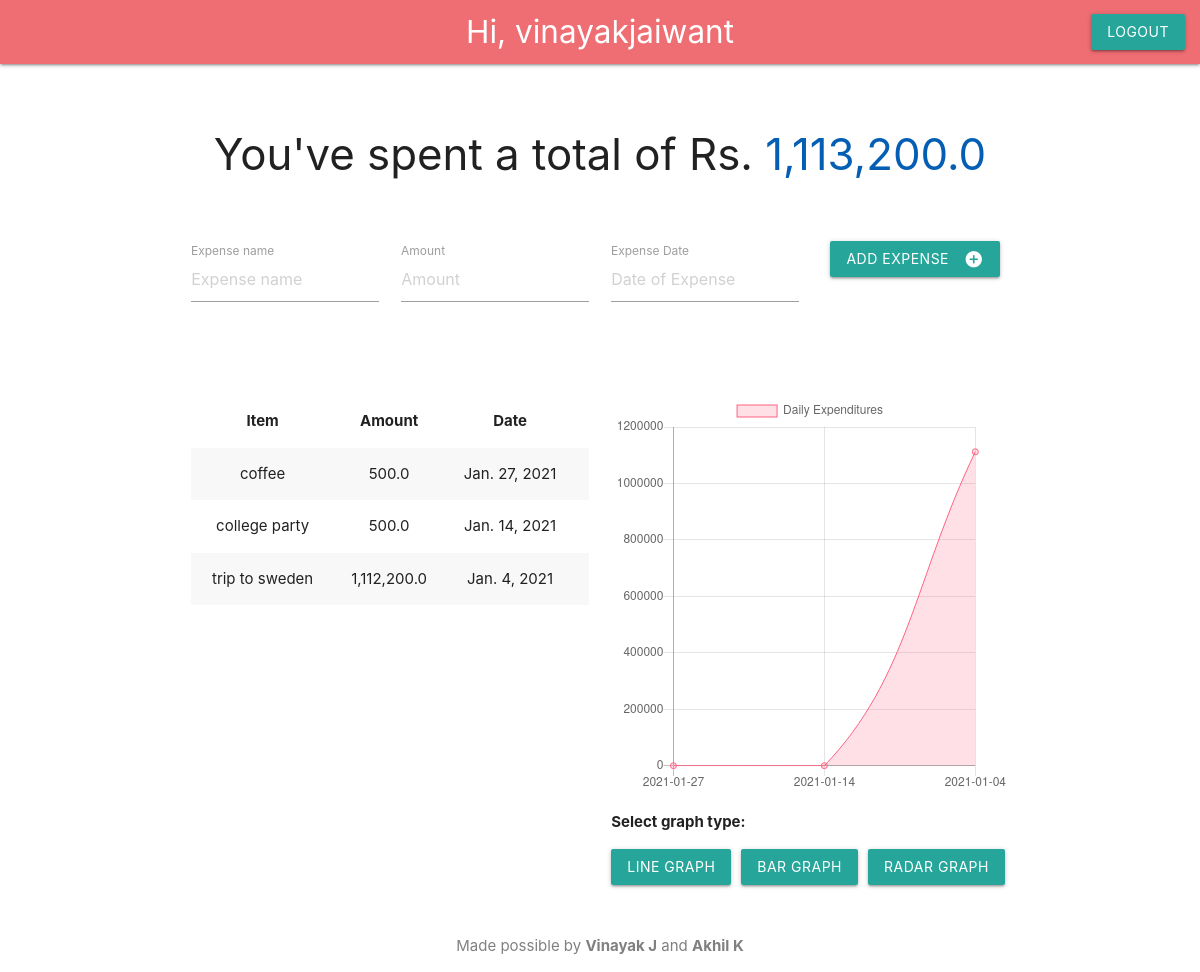
/app (signed in), run on the app's committed database.
### main/models.py (models this page shows)
class ExpenseInfo(models.Model):
	expense_name = models.TextField(default='Test')
	expenses = models.IntegerField(default=0)
	cost = models.FloatField(default=0)
	date_added = models.DateField(default="1960-01-01")
	user_expense = models.ForeignKey(User, on_delete=models.CASCADE)

### main/views.py (the view)
# urls.py: path('app',views.index,name='index'),
def index(request):
	get_expenses_graph(request)
	expense_items = ExpenseInfo.objects.filter(
		user_expense=request.user
	).order_by('-date_added') or {}
	try:
		expense_total = ExpenseInfo.objects.filter(
			user_expense=request.user
		).aggregate(budget=Sum('cost'))
		if not expense_total['budget']:
			expense_total['budget'] = "00"
	except Exception:
		expense_total['budget'] = "0.00"
	context = {
		'expense_items': expense_items,
		'expenses': expense_total['budget']
	}
	return render(request,'main/index.html',context=context)

### main/views.py (called while the page is built)
def get_expenses_graph(request):
	response = {
		"days": [],
		"expenditures": []
	}
	all_user_expenes = ExpenseInfo.objects.filter(
		user_expense=request.user
	).order_by("-date_added")
	if not all_user_expenes:
		return JsonResponse(response)
	for expense in all_user_expenes:
		day = expense.date_added
		cost = expense.cost
		response['days'].append(day)
		response['expenditures'].append(cost)
	return JsonResponse(response)

### main/templates/main/index.html (shortened to what this page needs)
{% load static %}
{% load humanize %}
<!DOCTYPE html>
<html>
    <head>
        <link rel="stylesheet" href="https://cdnjs.cloudflare.com/ajax/libs/materialize/1.0.0/css/materialize.min.css">
    </head>
    <body>
        <nav>
            <div class="nav-wrapper">
                <a href='{% url "index" %}' class='brand-logo center'>Hi, {{ user }}</a>
                <ul class="right">
                    <li><a href='{% url "logout" %}' class='btn'>Logout</a></li>
                </ul>
            </div>
        </nav>
        <br>
        <div class="section">
            <div class="row">
                <form class="col s12" action='{% url "add item" %}' method='post'>
                    <div class="row">
                        <div class="container center">
                            <h3 class='center'>You've spent a total of Rs. <span style="color:rgb(4, 95, 180);">{{expenses|intcomma}}</span></h3>
                            <br>
                            <br>
                            <div class="input-field col s3">
                                <input placeholder="Expense name" name="expense_name" id='expense_name' type='text' class='validate'>
                                <label for='expense_name'>Expense name</label>
                            </div>
                            <div class="input-field col s3">
                                <input placeholder='Amount' name='cost' id='cost' type='text' class='validate'>
                                <label for='cost'>Amount</label>
                            </div>
                            <div class="input-field col s3">
                                <input placeholder='Date of Expense' name="expense_date" id="expense_date" type="text" class='datepicker'>
                                <label for="expense_date">Expense Date</label>
                            </div>
                            <button class="btn waves-effect waves-light" type="submit" name="action">Add Expense
                                <i class="material-icons right">add_circle</i>
                            </button>
                        </div>
                    </div>
                </form>
            </div>
        </div>
        <div class="section">
            <div class="row">
                <div class="container">
                    <div class="col s6">
                        <table class="striped centered responsive-table">
                            <thead>
                                <tr>
                                    <th>Item</th>
                                    <th>Amount</th>
                                    <th>Date</th>
                                    <th></th>
                                </tr>
                            </thead>
                            <tbody>
                                {% for expense_item in expense_items %}
                                <tr>
                                    <td>{{ expense_item.expense_name }}</td>
                                    <td>{{ expense_item.cost|intcomma }}</td>
                                    <td>{{ expense_item.date_added}}</td>
                                    <td></td>
                                </tr>
                                {% endfor %}
                            </tbody>
                        </table>
                    </div>
                    <div class="col s6">
                        <canvas id="expenses_graph" height="400px" style="width: 100%;"></canvas>
                        <p><b>Select graph type:</b></p>
                        <div style="display: flex;" data-trigger="get_expenses">
                            <button style="margin-right: 10px;" class="btn waves-effect waves-light" type="submit" name="action" data-val="line">Line Graph
                            </button>
                            <button style="margin-right: 10px;" class="btn waves-effect waves-light" type="submit" name="action" data-val="bar">Bar Graph
                            </button>
                            <button class="btn waves-effect waves-light" type="submit" name="action" data-val="radar">Radar Graph
                            </button>
                        </div>
                    </div>
                </div>
        </div>
        </div>
        <footer>
            <p style="text-align: center; color: gray;">Made possible by <b>Vinayak J</b> and <b>Akhil K</b></p>
        </footer>
        <script>
            let get_expenses_graph = function(graph_type="bar") {
                $.ajax({
                    url: "/get_expenses_graph",
                    type: "POST",
                    data: {
                        "csrfmiddlewaretoken": $("input[name='csrfmiddlewaretoken']").val(),
                    },
                    success: function(response) {
                        console.log(response);
                        var ctx = document.getElementById('expenses_graph').getContext('2d');
                        var myChart = new Chart(ctx, {
                            type: graph_type,
                            data: {
                                labels: response['days'],
                                datasets: [{
                                    label: 'Daily Expenditures',
                                    data: response['expenditures'],
                                    backgroundColor: 'rgba(255, 99, 132, 0.2)',
                                    borderColor: 'rgba(255, 99, 132, 1)',
                                    borderWidth: 1
                                }]
                            },
                            options: {
                                scales: {
                                    yAxes: [{
                                        ticks: {
                                            beginAtZero: true
                                        }
                                    }]
                                }
                            }
                        });
                    }
                })
            };
            get_expenses_graph("line");
            $('div[data-trigger="get_expenses"]').on("click", function(e) {
                let $this = $(e.target)
                    , graph_type = $this.attr("data-val")
                ;
                get_expenses_graph(graph_type);
            });
        </script>
    </body>
</html>

### data on the page
ExpenseInfo: expense_name "coffee", cost "500.0", date_added "Jan. 27, 2021"
ExpenseInfo: expense_name "college party", cost "500.0", date_added "Jan. 14, 2021"
ExpenseInfo: expense_name "trip to sweden", cost "1,112,200.0", date_added "Jan. 4, 2021"

### other printed values
{{ user }} "vinayakjaiwant"
{{ expenses|intcomma }} "1,113,200.0"
